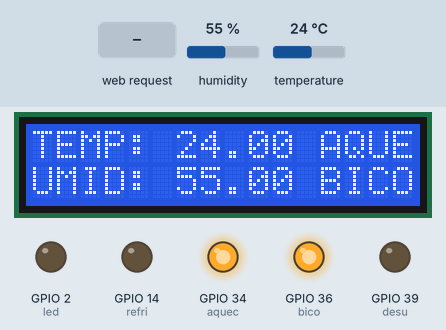
A program run on a simulated ESP32. Shown: 16×2 character LCD, output pins drawn as LEDs (lit = HIGH). The test bench sets the inputs (shaded band); at power-on: humidity 55 %, temperature 24 °C. WiFi joins after 1.5 s; servers stay silent unless stated; what the program prints to the serial monitor is not drawn.

Above: at 7.7 s.
7.8 s: humidity set to 69 %
At 10.1 s:
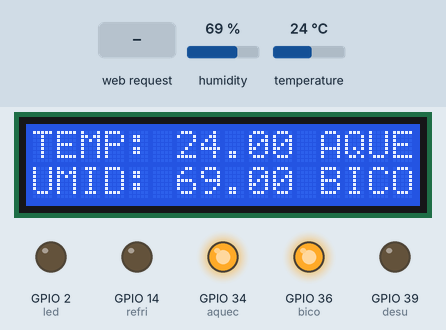
10.6 s: humidity set to 73 %
At 12.3 s:
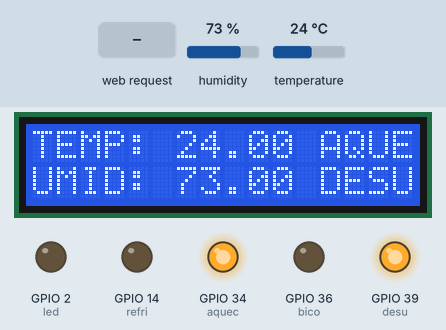
12.6 s: temperature set to 25.8 °C
At 14.2 s:
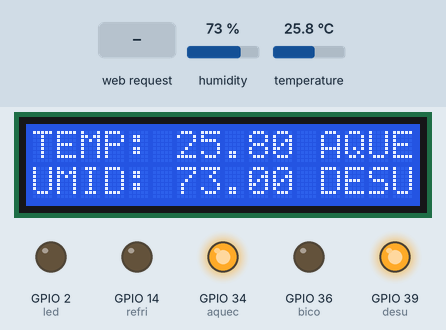
14.6 s: temperature set to 26.9 °C
At 16.3 s:
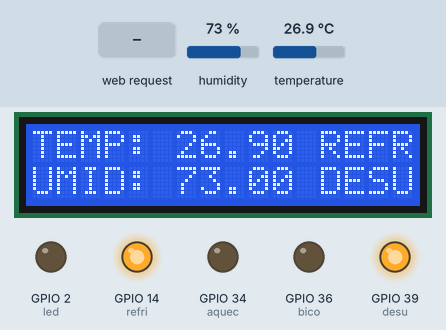
16.6 s: humidity set to 22 %
At 18.0 s:
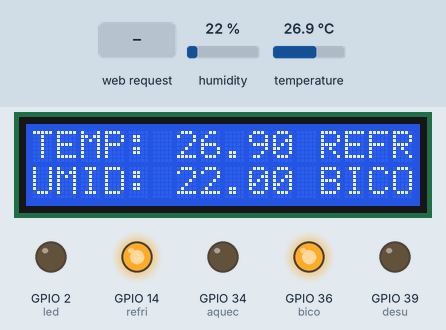
18.6 s: HTTP request GET /H received
At 19.0 s:
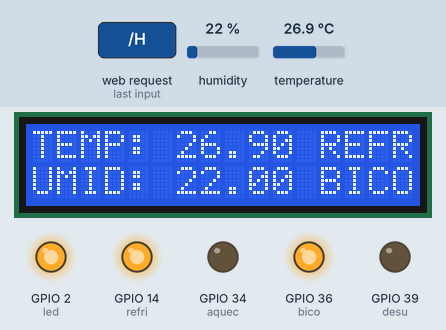
Timing chart, 0 to 21.1 s (numbered marks = the images above; inputs shaded):
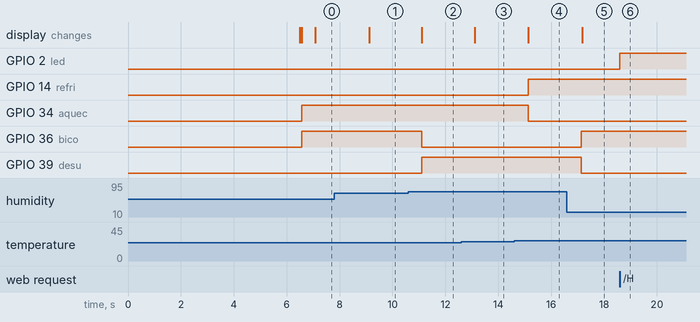

The program:

main.cpp
```cpp
/*  Autor: Fernando Henrique Dorigan
    RA: 200012997 */

/*Include de bibliotecas utilizadas para a aplicação*/
#include "freertos/FreeRTOS.h"
#include "freertos/task.h"
#include "freertos/queue.h"
#include "freertos/semphr.h"
#include <WiFi.h>
#include <Arduino.h>
#include <LiquidCrystal.h>
#include <DHT_U.h>
#include <DHT.h>

/*Define de pinos utilizados para aplicação*/
#define aquec   34  /*LED ligado ao GPIO34*/
#define refri   14  /*LED ligado ao GPIO14*/
#define bico    36  /*Bico agua ligado ao GPIO 36*/
#define desu    39  /*Desumidificador ligado ao GPIO39*/
#define led     02  /*Led placa ao GPIO2*/
#define bt      10  /*Botão ligado ao pino GPIO12*/
#define DHTTYPE 21  /*DHT 22  (AM2302), AM2321*/

uint8_t DHTPin = 4; /* DHT Sensor*/
DHT dht(DHTPin, DHTTYPE); /*Inicializa o sensor DTH*/

float t; /*Temperatura*/
float h; /* Umidade*/

/*Acesso a rede wifi*/
char* ssid     = "FERNANDO&CARINA";
char* password = "dorigan107";

/*Acesso a porta*/
WiFiServer server(80);

/* Variáveis para Armazenar o handle da Task */
TaskHandle_t xTask2Handle;
TaskHandle_t xTask3Handle;
TaskHandle_t xTask4Handle;

/* Protótipo das Tasks*/
void vTask1(void *pvParameters );
void vTask2(void *pvParameters );
void vTask3(void *pvParameters );
void vTask4(void *pvParameters );

/*pinos para display*/
const int rs = 22, en = 23, d4 = 18, d5 = 19, d6 = 5, d7 = 15;
LiquidCrystal lcd(rs, en, d4, d5, d6, d7);

/* Funções auxiliares */
void vInitHW(void);

void setup() {
  vInitHW();  /* Configuração do Hardware */

  /*Configurações das task's*/
  xTaskCreatePinnedToCore(vTask1, "vTask1", configMINIMAL_STACK_SIZE + 2048,  NULL,  1, NULL, 0); /*core 0*/
  xTaskCreate(vTask2, "vTask2", configMINIMAL_STACK_SIZE + 2048,  NULL,  3,  &xTask2Handle);      /*core 1*/
  xTaskCreate(vTask3, "vTask3", configMINIMAL_STACK_SIZE + 2048,  NULL,  2,  &xTask3Handle);      /*core 1*/
  xTaskCreate(vTask4, "vTask4", configMINIMAL_STACK_SIZE + 3048,  NULL,  1,  &xTask4Handle);      /*core 1*/

  /*Inicializa o display*/
  lcd.begin(16, 2);

}

void vInitHW(void) {
  Serial.begin(112500); /*Inicializa comunicação serial com baudrate de 9600 bps */
  dht.begin();  /*Inicializa o sensor*/
  pinMode(aquec, OUTPUT); /* configura pino como saída*/
  pinMode(refri, OUTPUT); /* configura pino como saída*/
  pinMode(bico,  OUTPUT); /* configura pino como saida*/
  pinMode(desu,  OUTPUT); /* configura pino como saida*/
  pinMode(led,   OUTPUT); /* configura pino como saida*/
  pinMode(bt, INPUT_PULLUP);  /* configura pino como entrada*/

  /*Apresenta na serial a conexão wifi*/
  Serial.println();
  Serial.println();
  Serial.print("Conectando ");
  Serial.println(ssid);

  /*liga wifi*/
  WiFi.begin(ssid, password);

  /*status wifi*/
  while (WiFi.status() != WL_CONNECTED) {
    delay(500);
    Serial.print(".");
  }

  /*mostra na serial wifi conectato*/
  Serial.println("");
  Serial.println("WiFi conectado.");
  Serial.println("IP address: ");
  Serial.println(WiFi.localIP());

  server.begin();

  /*Inicialização do display*/
  lcd.setCursor(0,0); /*Posiciona o cursor na coluna 0, linha 0*/
  lcd.print ("Fernando Dorigan"); /*Envia o texto entre aspas para o LCD*/
  delay(5000);  /*Delay para leitura do texto*/
}

/*Loop faz a leitura e carrega nas variaveis*/
void loop() {
  h = dht.readHumidity(); /*variavel de leitura umidade relativa*/
  t = dht.readTemperature();  /*variavel de leitura temperatura*/
  vTaskDelay(pdMS_TO_TICKS(100));
}

/*Task 1 mostra no LCD textos e valores*/
void vTask1 (void *pvParameters ){
  (void) pvParameters;
  //lcd.clear();

  while(1) {
    lcd.setCursor(0, 0);  /*Posiciona o cursor na coluna 0, linha 0*/
    lcd.print("TEMP: ");  /*Envia o texto entre aspas para o LCD*/
    lcd.setCursor(6, 0);  /*Posiciona o cursor na coluna 6, linha 0*/
    lcd.print(t); /*Envia valor de temperatura para o LCD*/
    lcd.setCursor(0, 1);  /*Posiciona o cursor na coluna 0, linha 1*/
    lcd.print("UMID: ");  /*Envia o texto entre aspas para o LCD*/
    lcd.setCursor(6, 1);  /*Posiciona o cursor na coluna 6, linha 1*/
    lcd.print(h); /*Envia valor de umidade para o LCD*/
    vTaskDelay(pdMS_TO_TICKS(500));
    //lcd.clear();
  }
}

/*Task2 logica do software*/
void vTask2(void *pvParameters ){
  (void) pvParameters;


  while(1) {
    //lcd.clear();

    if (t > 26.5){  /*ponto de controle de temperatura*/
      digitalWrite(aquec,LOW);  /*desliga o aquecedor*/
      digitalWrite(refri,HIGH); /*liga a refrigeração*/
      lcd.setCursor(12, 0); /*Posiciona no LCD coluna 12, linha 0*/
      lcd.print("REFR");  /*Mostra no LCD que refrigeração está acionada*/
    }
    else {  /*Abaixo do ponto de controle*/
      digitalWrite(refri,LOW);  /*desliga refrigeração*/
      digitalWrite(aquec,HIGH); /*liga aquecimento*/
      lcd.setCursor(12, 0); /*Posiciona no LCD coluna 12, linha 0*/
      lcd.print("AQUE");  /*Mostra no LCD que o aquecimento está acionado*/
    }

    if (h > 70){  /*ponto de controle de umidade*/
      digitalWrite(bico,LOW); /*desliga o bico de umidade*/
      digitalWrite(desu,HIGH);  /*liga o desumidificador*/
      lcd.setCursor(12, 1); /*Posiciona no LCD coluna 12, linha 1*/
      lcd.print("DESU");  /*Mostra no LCD que o desumidificador está acionado*/
    }

    else {  /*Abaixo do ponto de controle*/
      digitalWrite(desu,LOW); /*desliga o desumidificador*/
      digitalWrite(bico,HIGH);  /*liga o bico de umidade*/
      lcd.setCursor(12, 1); /*Posiciona no LCD coluna 12, linha 1*/
      lcd.print("BICO");  /*Mostra no LCD que o bico está acionado*/
    }
    vTaskDelay(pdMS_TO_TICKS(500));
  }
}

/*Task3 mostra na serial a temperatura e umidade*/
void vTask3(void *pvParameters ){
  (void) pvParameters;

  while(1){
    /*Mostra a temperatura no serial monitor e no display*/
    Serial.print("Temperatura: ");
    Serial.print(t);
    Serial.print(" *C  ");

    /*Mostra a umidade no serial monitor e no display*/
    Serial.print("Umidade : ");
    Serial.print(h);
    Serial.println(" %");
    vTaskDelay(pdMS_TO_TICKS(3000));
  }
}

  /*Task4 wifi acende e apaga led*/
  void vTask4(void *pvParameters ){
    (void) pvParameters;

    /*controla as conexões de wifi para acender led*/
    while(1){

      WiFiClient client = server.available();   /*Verifica as conexões*/

      if (client) {                             /*se conexão ok*/
        Serial.println("New Client.");          /*print mensagem de novo cliente*/
        String currentLine = "";                /*string para conter os dados*/

        while (client.connected()) {

          if (client.available()) {
            char c = client.read();
            Serial.write(c);

            if (c == '\n') {

              if (currentLine.length() == 0) {
                client.println("HTTP/1.1 200 OK");
                client.println("Content-type:text/html");
                client.println();

                /* HTTP na pagina web*/
                client.print("Click <a href=\"/H\">here</a> to turn the LED on pin 5 on.<br>");
                client.print("Click <a href=\"/L\">here</a> to turn the LED on pin 5 off.<br>");

                /* Print na tela http*/
                client.println();
                break;
              }
                else {
                currentLine = "";
              }
            }
              else if (c != '\r') {
              currentLine += c;
          }

            /* Check se é "GET /H" or "GET /L":*/
            if (currentLine.endsWith("GET /H")) {    /*Quando H*/
              digitalWrite(led, HIGH);               /*Liga led*/
            }
            if (currentLine.endsWith("GET /L")) {    /*Quando l*/
              digitalWrite(led, LOW);                /*Desliga led*/
            }
        }
      }
        /*Desliga conexão*/
        client.stop();
        Serial.println("Client Disconnected.");
      }
    }
  }
```

Measured:
- the behaviour switches between 70 and 71 % on humidity (found by bisection; images 1 and 2)
- the behaviour switches between 26.5 and 26.6 °C on temperature (found by bisection; images 3 and 4)
- after the input at 7.8 s, the display: changes after 1.3 s (image 1)
- after the input at 10.6 s, GPIO 36 (bico): HIGH → LOW after 0.51 s; GPIO 39 (desu): LOW → HIGH after 0.51 s; the display: changes after 0.51 s (image 2)
- after the input at 12.6 s, the display: changes after 0.52 s (image 3)
- after the input at 14.6 s, GPIO 14 (refri): LOW → HIGH after 0.53 s; GPIO 34 (aquec): HIGH → LOW after 0.53 s; the display: first changes after 0.53 s (image 4 shows a later state)
- after the input at 16.6 s, GPIO 36 (bico): LOW → HIGH after 0.55 s; GPIO 39 (desu): HIGH → LOW after 0.55 s; the display: changes after 0.57 s (image 5)
- after the input at 18.6 s, GPIO 2 (led): LOW → HIGH at once
